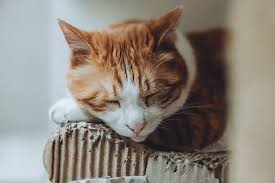
#> input picture image.jpg, 275 x 183 px
$ python rename.py
#> lines starting #> are read from the running program, lines starting #| are printed output that depends on the picture
import cv2

src = cv2.imread('./image.jpg')
#> src is the input picture: shape (183, 275, 3); mean B, G, R 124, 132.8, 140.5

height = int((100*src.shape[0])/src.shape[1])
#> height = 66
size = (100, height)
#> size = (100, 66)
dst = cv2.resize(src, size)
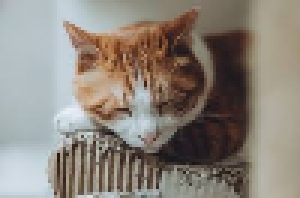
#> dst: shape (66, 100, 3) (shown 3 times larger); mean B, G, R 123.9, 132.7, 140.4
cv2.imwrite('small.jpg', dst)
